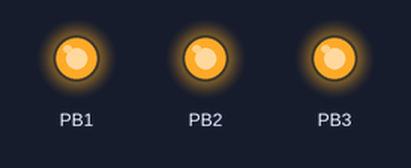
Simulated run of this program. Board: ATmega328P, built with avr-gcc and emulated at 16 MHz. Shown: output pins drawn as LEDs (lit = HIGH). Sleep ends after the set time or at an interrupt.

Above: at 0.05 s.
At 10.45 s:
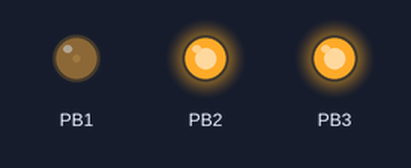
At 20.25 s:
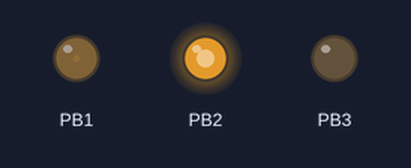
At 40.55 s:
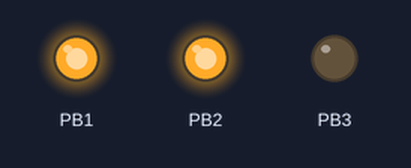
Timing chart, 0 to 48.0 s (numbered marks = the images above):
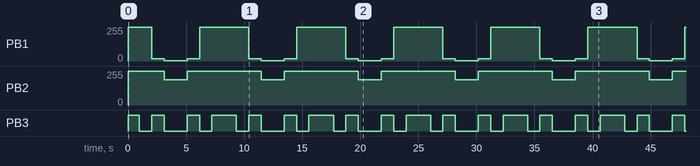

The program:

main.c
```c
/*
 * main.c
 *
 * Created: 2/20/2021 12:36:59 PM
 *  Author: Bandy
 */

#define F_CPU 16000000
#define TIMER0_TOP 0xFF

#include<inttypes.h>
#include<avr/io.h>
#include<avr/interrupt.h>
#include<avr/sleep.h>

enum {UP, DOWN};

static volatile uint16_t pwm = 5;
static volatile uint8_t direction =UP;


void init_timer0()
{
	TCCR0A = (1 << WGM01); //tryb CTC (Clear Timer On Compare)
	OCR0A = TIMER0_TOP;		//255 jako warto æ do której ma zliczaæ

	TIMSK0 |= (1<<TOIE0); //ustaw bit Timer/Counter0 Overflow interrupt enable

	TCNT0 = 0; //inicjalizacja licznika
	TCCR0B = (1<< CS02 ) | (1<<CS00); //prescaler 1/1024;

	sei(); //enable global interrupts
}


int main(void)
{

	DDRB = (1<<DDB1) | (1<<DDB2) | (1 << DDB3); //PB1 i PB2 jako output
	PORTB = 0;

	ICR1 = 0xFFFF; //ustaw TOP na 16-bitów

	OCR1A = 0x00FF; //ustaw PWM na 25% dla PB1
	OCR1B = 0xBFFF; //ustaw PWM na 75% dla PB2

	TCCR1A |= (1 << COM1A1) | (1<<COM1B1); //ustaw non-inverting mode

	TCCR1A |= (1<< WGM11);				   //ustaw FAST PWM u¿ywaj¹c ICR1 jako TOP (Mode 14)
	TCCR1B |= (1 << WGM12) | (1 << WGM13); //ustaw FAST PWM u¿ywaj¹c ICR1 jako TOP (Mode 14)
	TCCR1B |= (1<< CS10); //brak prescalera

	sei();


	init_timer0();

    while(1)
    {
		sleep_mode();
    }
}

//procedura obs³ugi przerwania (Interrupt service routine)
//OVF_vect = Overflow vector
ISR(TIMER0_OVF_vect)
{
	switch (direction){
		case UP:
			if(++pwm == TIMER0_TOP)
				direction = DOWN;
			break;
		case DOWN:
			if(--pwm == 0)
				direction = UP;
			break;
	}
	if(pwm >= 0 && pwm < 65){
		PORTB |= (1 << PORTB3);
		ICR1 = 0x000F;
		//OCR1B = 0x000F;
	} else if (pwm >= 65 && pwm < 130){
		PORTB &= ~(1 << PORTB3);
		ICR1 = 0x00FF;
		//OCR1B = 0x00FF;
	} else if(pwm >= 130 && pwm < 195){
		PORTB |= (1 << PORTB3);
		ICR1 = 0x0FFF;
		//OCR1B = 0x0FFF;
	} else if(pwm >= 195 && pwm < 255){
		PORTB &= ~(1 << PORTB3);
		ICR1 = 0xFFFF;
		//OCR1B = 0xFFFF;
	} else if(pwm < 0 || pwm > 255){
		pwm = 0;
	}
}
```

Measured:
- by itself, PB2: goes 191/255 0.02 s, 255/255 3.1 s, 15 × (191/255 2.0 s, 255/255 6.4 s), then 191/255
- by itself, PB3: repeats every 8.4 s: LOW 1.1 s, HIGH 1.1 s, LOW 2.0 s, HIGH 1.1 s, LOW 1.1 s, HIGH 2.1 s
